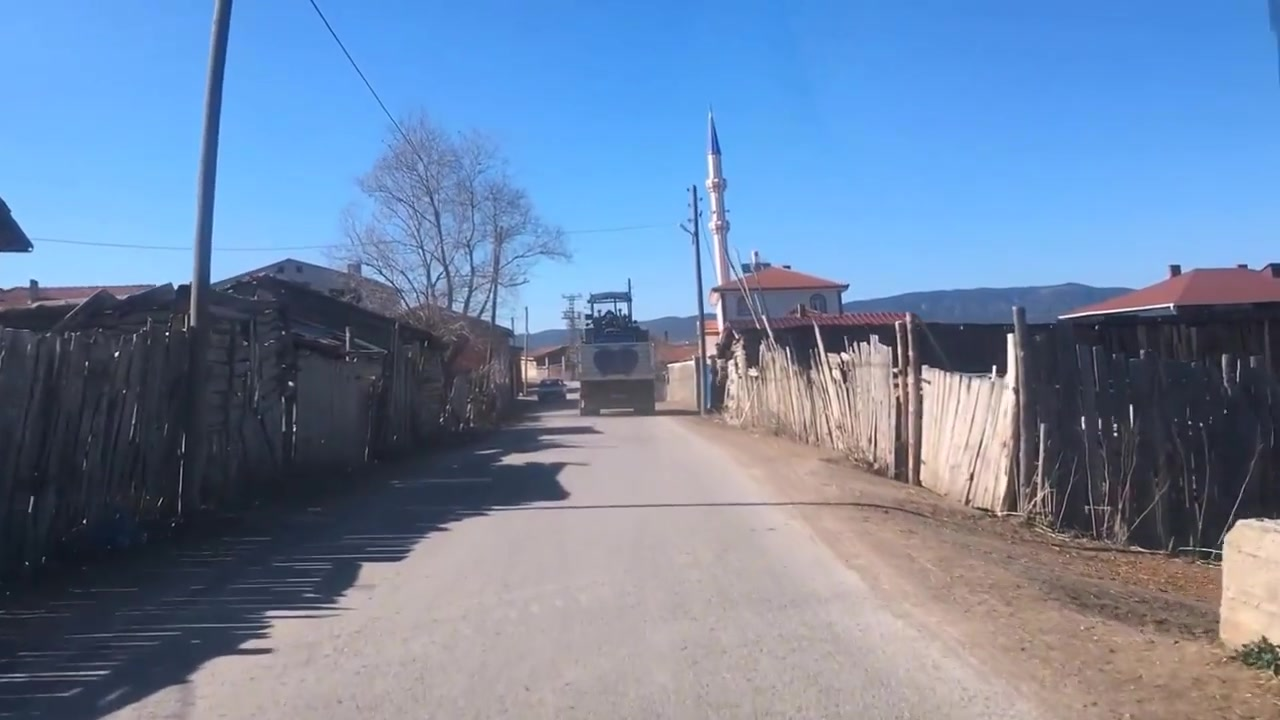
#> input picture Courses/Course4/Week1/Data/Test/4.png, 1280 x 720 px, given as the content of the folder ./Data/Train/Positive/, which was not available; the run also reads 1 picture not shown here
$ python 'Week1 File3 ImageResizeAndSaveDataset32x32x3.py'
#> lines starting #> are read from the running program, lines starting #| are printed output that depends on the picture; pictures that were not available may be replaced by others from this repository, and a replacement may not be noted
import numpy as np
#import matplotlib.pyplot as plt
import h5py
from scipy import ndimage
#from PIL import Image
#from scipy import ndimage
import cv2
import os
import logging
import sys
#from lr_utils import load_dataset

log_file = "./.log"

try:
	#Variables
	debug = True
	verbose = True

	img_size_width = 32
	img_size_height = 32
	base_data_path = "./Data/"
	resized_folder = "Resized"
	dataset_file = "dataset32x32x3.h5"
	dirs = {
		"positive": "Train/Positive/",
		"negative": "Train/Negative/",
		"test": "Test/"
	}
	test_set_y = np.array([1, 1, 1, 0, 0, 1])

	#Log Settings
	logger = logging.getLogger(__name__)
	logger.setLevel(logging.INFO)

	handler = logging.FileHandler(log_file)
	handler.setLevel(logging.INFO)

	formatter = logging.Formatter("%(asctime)s - %(levelname)s - %(message)s")
	handler.setFormatter(formatter)

	logger.addHandler(handler)

	#Default Functions
	def write_log(message):
		if debug:
			logger.info('%s', message)
		if verbose:
			print("LOG -> " + message)

	def write_error(error):
		logger.error('%s', error)
		print("Error: " + error)
		sys.exit(0)

	def log_and_run(function, message, paramaters = None):
		write_log('"' + message + '" running...')

		if type(paramaters) == type(None):
			r = function()
		else:
			r = function(paramaters)

		write_log('"' + message + '" ok')
		return r

	#Image Resizing Functions
	def image_resize(source_image_path, destination_image_path, width, height):
		orginal_image = cv2.imread(source_image_path, cv2.IMREAD_COLOR)
		new_image = cv2.resize(orginal_image, (width, height))
		cv2.imwrite(destination_image_path, new_image)
		write_log("Resized: " + source_image_path + " -> " + destination_image_path)

		#np.array(ndimage.imread(destination_image_path, flatten=False))

		return new_image

	def create_folder_for_resized_image_if_not_exist(folder_path):
		if os.path.isdir(folder_path) == False:
			write_log("Create folder for resized images:" + folder_path)
			os.mkdir(folder_path, 777)

	def resize_all_image_in_folder(params):
		create_folder_for_resized_image_if_not_exist(params["destination"])

		images = []

		for img_name in os. listdir(params["source"]):
			if img_name.find(".") > -1:
				image = image_resize(params["source"]+img_name, params["destination"]+img_name, params["width"], params["height"])
				images.append(image)

		return np.array(images)

	def images_resize(params):
		global img_size_width, img_size_height, base_data_path

		rt = {}

		parameters = {
			"source": "",
			"destination": "",
			"width": img_size_width,
			"height": img_size_height
		}

		for name, path in params["dirs"].items():
			parameters["source"] = base_data_path + path
			parameters["destination"] = base_data_path + path + params["resized_folder"] + "/"
			rt[name] = log_and_run(resize_all_image_in_folder, path + " Images Resize", parameters)
#> this loop made 3 passes
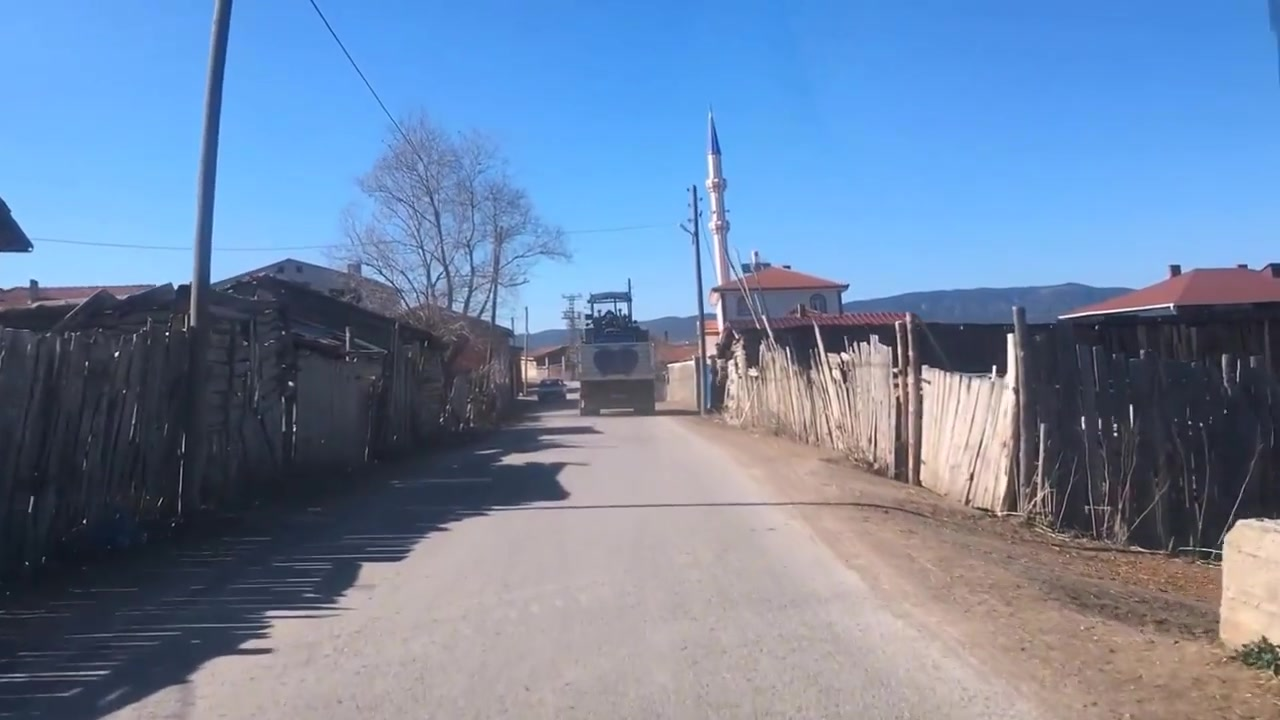
#> input picture Courses/Course4/Week1/Data/Test/4.png, 1280 x 720 px, given as the content of the folder ./Data/Train/Positive/, which was not available
#> pass 1, in image_resize, `new_image = cv2.resize(orginal_image, (width, height))`:
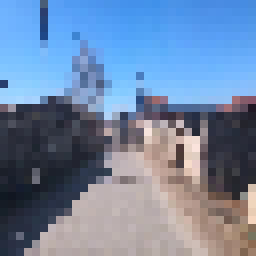
#> new_image: shape (32, 32, 3) (shown 8 times larger); mean B, G, R 165.1, 133.9, 111.8
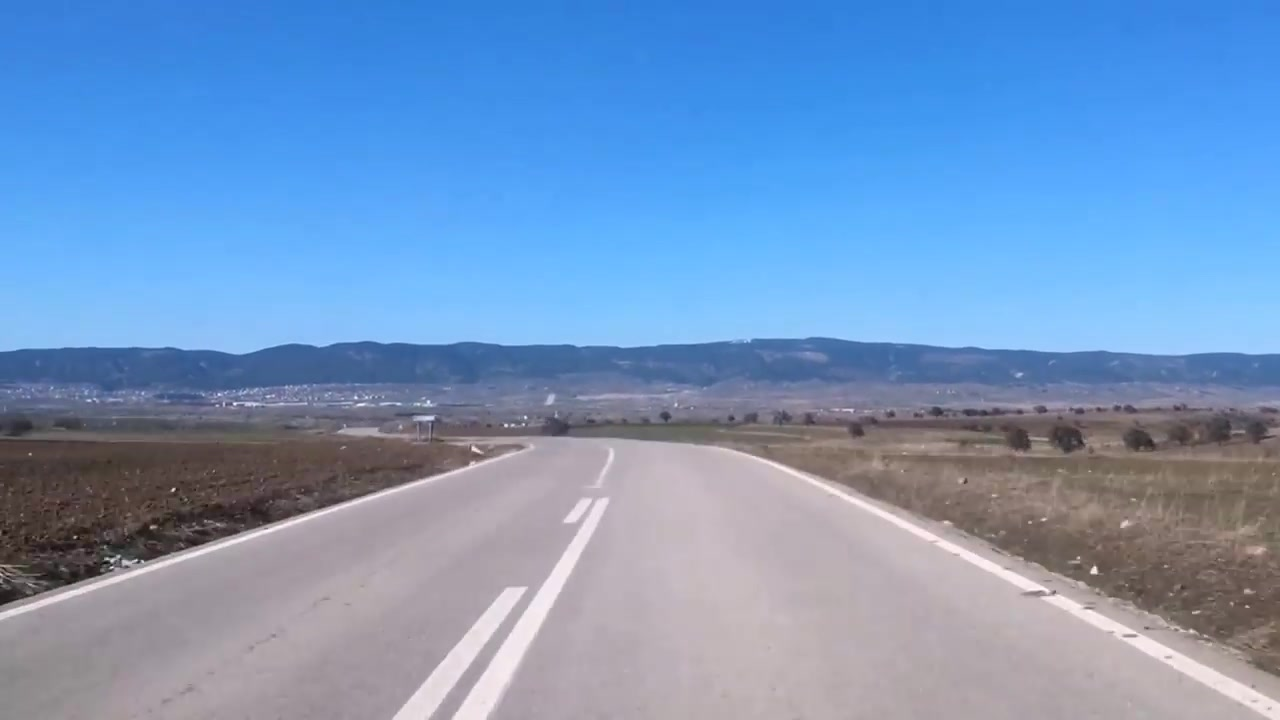
#> input picture Courses/Course4/Week1/Data/Train/Negative/103.png, 1280 x 720 px
#> pass 2, in image_resize (call 2), `new_image = cv2.resize(orginal_image, (width, height))`:
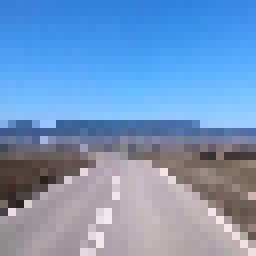
#> new_image: shape (32, 32, 3) (shown 8 times larger); mean B, G, R 193.5, 151, 117.2
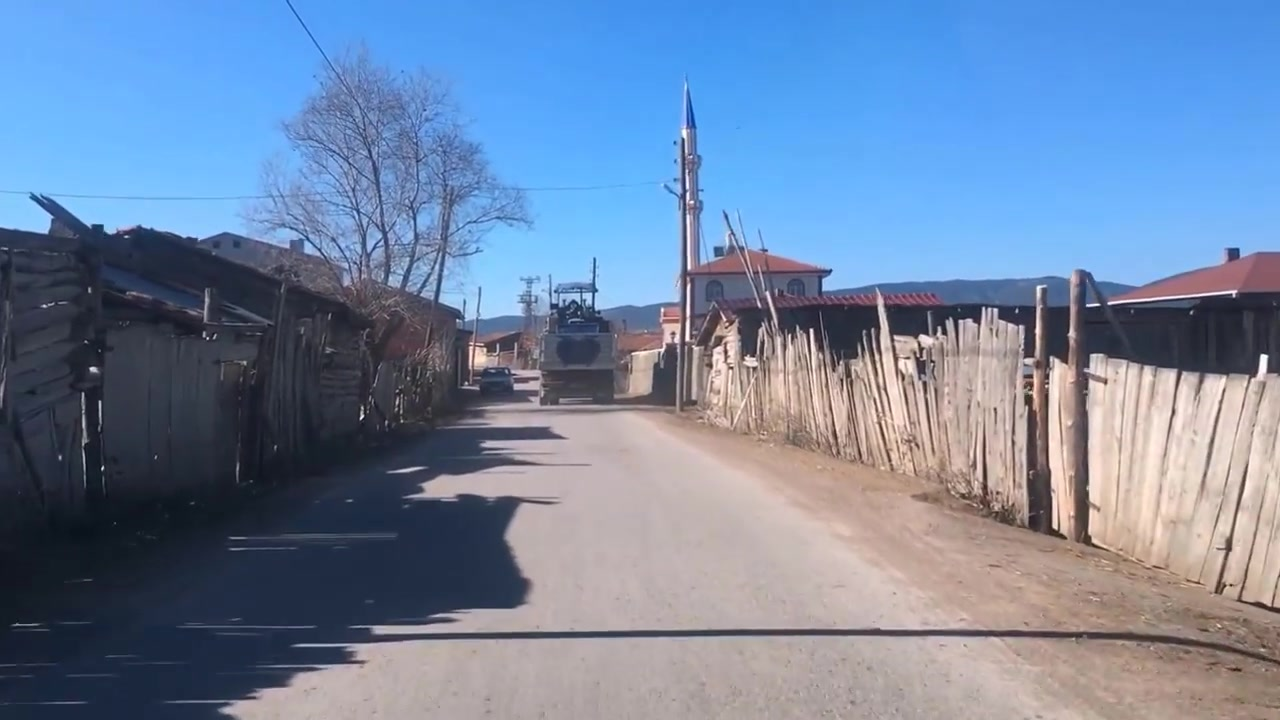
#> input picture Courses/Course4/Week1/Data/Train/Negative/14.png, 1280 x 720 px
#> pass 2, in image_resize (call 3), `new_image = cv2.resize(orginal_image, (width, height))`:
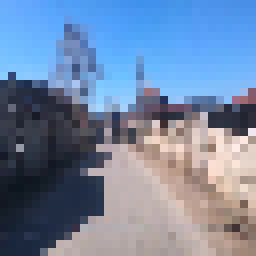
#> new_image: shape (32, 32, 3) (shown 8 times larger); mean B, G, R 164.7, 134.7, 114.3
#> pass 3, in image_resize (call 5), `orginal_image = cv2.imread(source_image_path, cv2.IMREAD_COLOR)`:
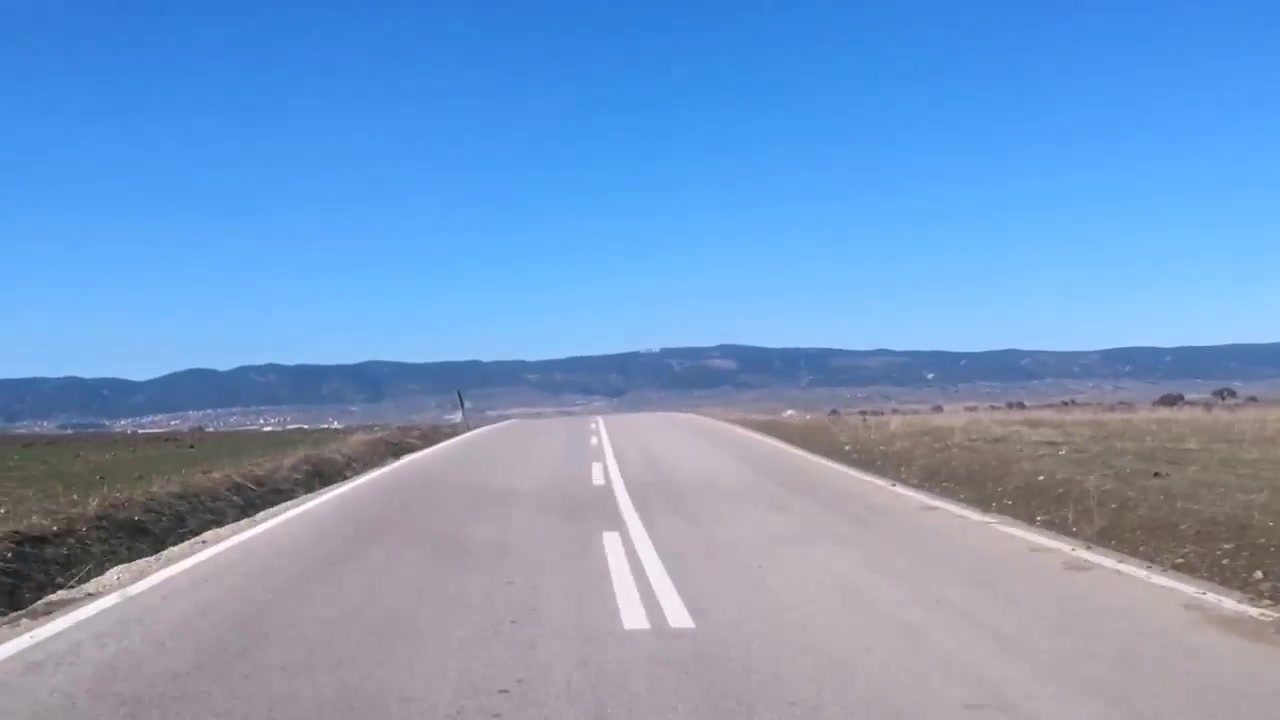
#> orginal_image: shape (720, 1280, 3); mean B, G, R 199.1, 155.3, 119.8
#> after the loop, rt = 3 items

		return rt

	def format_resized_images(resized_images):
		global test_set_y

		train_set_y = np.concatenate((np.zeros(resized_images["positive"].shape[0]) + 1, np.zeros(resized_images["negative"].shape[0])), axis=0)
		train_set_x = np.concatenate((resized_images["positive"], resized_images["negative"]), axis=0)

		test_set_x = resized_images["test"]

		return {
			"test_set_y": test_set_y,
			"test_set_x": test_set_x,
			"train_set_y": train_set_y,
			"train_set_x": train_set_x
		}

	def save_dataset(params):
		global base_data_path, dataset_file
		h5_file = h5py.File(base_data_path + dataset_file, 'w')

		for name, data in params.items():
			h5_file.create_dataset(name, data=data)

		h5_file.close()


	#Main
	if __name__ == '__main__':
		write_log("Starting...")

		params = {
			"dirs": dirs,
			"resized_folder": resized_folder
		}
		resized_images = log_and_run(images_resize, "All Image Resize", params)
#> resized_images = 3 items

		dataset = log_and_run(format_resized_images, "Format Resized Images", resized_images)
#> dataset = 4 items

		log_and_run(save_dataset, "Save Dataset", dataset)
#> the loop in save_dataset, `for name, data in params.items():` made 4 passes
#> (name, data) on passes 1, 3: ('test_set_y', [1, 1, 1, 0, 0, 1]), ('train_set_y', [1, 0, 0])
#> name on passes 2, 4: 'test_set_x', 'train_set_x'

		write_log("Success")

except SystemExit:
    print("")

except:
	try:
		def write_log(message):
			print(str(message))
			with open(log_file, "a") as f:
				f.write(str(message))
	except:
		print("write_log function defined")

	exc_type, exc_obj, exc_tb = sys.exc_info()
	write_log("Error! -> " + str(", ".sys.exc_info()) + " (line: " + str(exc_tb.tb_lineno) + ")")
